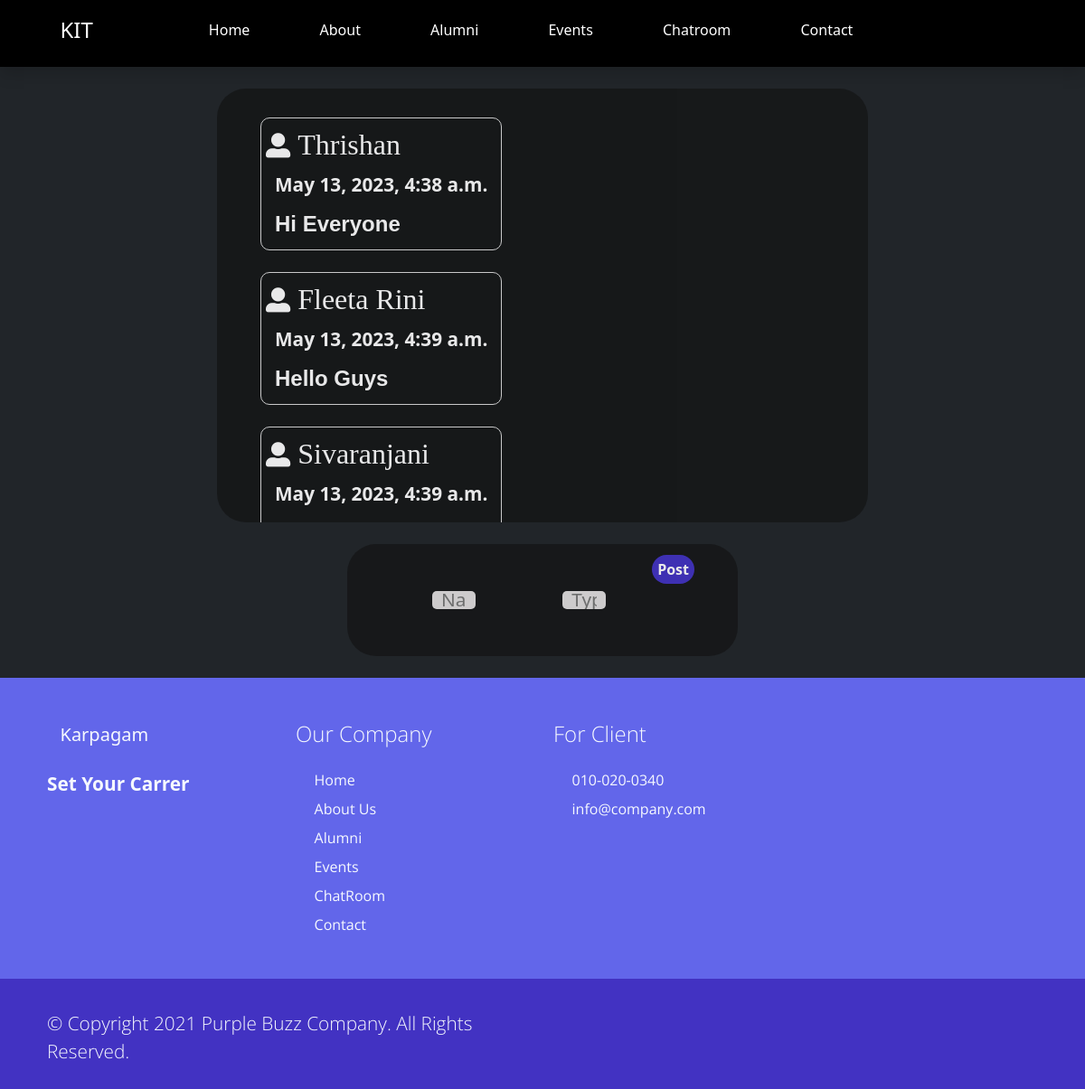
/chat_box/ (signed in), run on the app's committed database.
### Student/models.py (models this page shows, shortened)
class ChatBox(models.Model):
    name=models.CharField(max_length=200)
    body=models.TextField()
    date_added=models.DateTimeField(auto_now_add=True)

### Student/views.py (the view)
# urls.py: path("chat_box/",views.chat_box,name="ChatBox"),
def chat_box(request):
      chatbox=ChatBox.objects.all()
      form=sendmessage(request.POST)
      if request.method == "POST":
            if form.is_valid():
                  n=form.cleaned_data["name"]
                  b=form.cleaned_data["body"]
                  a=ChatBox(name=n,body=b)
                  a.save()
                  return render(request,"chat_box.html",{"form":form,"chatbox":chatbox})
            else:
                  return render(request,"chat_box.html",{"form":form,"chatbox":chatbox})
      else:
            return render(request,"chat_box.html",{"form":form,"chatbox":chatbox})

### Student/forms.py
class sendmessage(forms.Form):
    name=forms.CharField(label="Name",max_length=1000)
    body=forms.CharField(label="body",required=False)

### Student/templates/chat_box.html (shortened to what this page needs)
{% load static %}
{% if user.is_authenticated %}
<!DOCTYPE html>
<html lang="en">
<head>
    <link href="{% static 'assets/css/bootstrap.min.css'%}" rel="stylesheet">
    <link href="{% static 'assets/css/boxicon.min.css'%}" rel="stylesheet">
    <link rel="stylesheet" href="{% static 'assets/css/templatemo.css'%}">
    <link rel="stylesheet" href="{% static 'assets/css/custom.css'%}">
    <link
      rel="stylesheet"
      href="https://use.fontawesome.com/releases/v5.13.0/css/all.css"
    />
<body>
    <nav id="main_nav" class="navbar navbar-expand-lg navbar-light bg-white shadow">
        <div class="container d-flex justify-content-between align-items-center">
            <a class="navbar-brand h1" href="{% url 'Student Home' %}">
                <i class='bx bx-buildings bx-sm text-dark'></i>
                <span class="text-dark h4">KIT</span>
            </a>
            <div class="align-self-center collapse navbar-collapse flex-fill  d-lg-flex justify-content-lg-between" id="navbar-toggler-success">
                <div class="flex-fill mx-xl-5 mb-2">
                    <ul class="nav navbar-nav d-flex justify-content-between mx-xl-5 text-center text-dark">
                        <li class="nav-item">
                            <a class="nav-link btn-outline-primary rounded-pill px-3" href="{% url 'Student Home' %}">Home</a>
                        </li>
                        <li class="nav-item">
                            <a class="nav-link btn-outline-primary rounded-pill px-3" href="{% url 'About' %}">About</a>
                        </li>
                        <li class="nav-item">
                            <a class="nav-link btn-outline-primary rounded-pill px-3" href="{% url 'Alumni' %}">Alumni</a>
                        </li>
                        <li class="nav-item">
                            <a class="nav-link btn-outline-primary rounded-pill px-3" href="{% url 'Events' %}">Events</a>
                        </li>
                        <li class="nav-item">
                            <a class="nav-link btn-outline-primary rounded-pill px-3" href="{% url 'ChatBox' %}">Chatroom</a>
                        </li>
                        <li class="nav-item">
                            <a class="nav-link btn-outline-primary rounded-pill px-3" href="{% url 'Contact' %}">Contact</a>
                        </li>
                    </ul>
                </div>
                <div class="navbar align-self-center d-flex">
                    <a class="nav-link" href="{% url 'logout' %}"><i class='bx bx-log-out bx-sm text-primary'></i></a>
                    <a class="nav-link" href="{% url 'Profile' %}"><i class='bx bx-user-circle bx-sm text-primary'></i></a>
                </div>
            </div>
        </div>
    </nav>
 <br>
   <div class="box" style="overflow-x: auto;overflow-y: auto;">
    {% for message in chatbox.all %}
    <div class="msg">
           <h2 class="name"><i class="fas fa-user-alt" style="font-size:1.7rem"></i>&nbsp;{{message.name}}</h2>
           <p class="time"> {{message.date_added}}</p>
           <p class="text"> {{message.body}}</p>
    </div>
    <br>
    {% endfor %}
   </div>
   <br>
   <div class="box" style="height:auto; width:36%;justify-content: center;">
    <form method="post">
        <div style="display:flex;">
        <p class="input"style="border-radius:1rem;"> {{ form.name }}</p>
        <p class="input" style="border-radius:1rem;"> {{form.body}} </p>
       <button type="submit" style="height:2rem; border-radius:1rem;width:4rem;background-color: #4232c2 ; color:white;border:none;" onClick="refreshPage()">Post</button>
    </div>
    </form>
   </div>
   <br>
    <footer class="bg-secondary pt-4">
        <div class="container">
            <div class="row py-4">
                <div class="col-lg-3 col-12 align-left">
                    <a class="navbar-brand" href="{% url 'Student Home' %}">
                        <i class='bx bx-buildings bx-sm text-light'></i>
                        <span class="text-light h5">Karpagam</span>
                    </a>
                    <p class="text-light my-lg-4 my-2">
                        Set Your Carrer
                    </p>
                    <ul class="list-inline footer-icons light-300">
                        <li class="list-inline-item m-0">
                            <a class="text-light" target="_blank" href="http://facebook.com/">
                                <i class='bx bxl-facebook-square bx-md'></i>
                            </a>
                        </li>
                        <li class="list-inline-item m-0">
                            <a class="text-light" target="_blank" href="https://www.linkedin.com/">
                                <i class='bx bxl-linkedin-square bx-md'></i>
                            </a>
                        </li>
                        <li class="list-inline-item m-0">
                            <a class="text-light" target="_blank" href="https://www.whatsapp.com/">
                                <i class='bx bxl-whatsapp-square bx-md'></i>
                            </a>
                        </li>
                        <li class="list-inline-item m-0">
                            <a class="text-light" target="_blank" href="https://www.flickr.com/">
                                <i class='bx bxl-flickr-square bx-md'></i>
                            </a>
                        </li>
                        <li class="list-inline-item m-0">
                            <a class="text-light" target="_blank" href="https://www.medium.com/">
                                <i class='bx bxl-medium-square bx-md' ></i>
                            </a>
                        </li>
                    </ul>
                </div>
                <div class="col-lg-3 col-md-4 my-sm-0 mt-4">
                    <h3 class="h4 pb-lg-3 text-light light-300">Our Company</h2>
                        <ul class="list-unstyled text-light light-300">
                            <li class="pb-2">
                                <i class='bx-fw bx bxs-chevron-right bx-xs'></i><a class="text-decoration-none text-light" href="{% url 'Student Home' %}">Home</a>
                            </li>
                            <li class="pb-2">
                                <i class='bx-fw bx bxs-chevron-right bx-xs'></i><a class="text-decoration-none text-light py-1" href="{% url 'About' %}">About Us</a>
                            </li>
                            <li class="pb-2">
                                <i class='bx-fw bx bxs-chevron-right bx-xs'></i><a class="text-decoration-none text-light py-1" href="{% url 'Alumni' %}">Alumni</a>
                            </li>
                            <li class="pb-2">
                                <i class='bx-fw bx bxs-chevron-right bx-xs'></i></i><a class="text-decoration-none text-light py-1" href="{% url 'Events' %}">Events</a>
                            </li>
                            <li class="pb-2">
                                <i class='bx-fw bx bxs-chevron-right bx-xs'></i></i><a class="text-decoration-none text-light py-1" href="{% url 'ChatBox' %}">ChatRoom</a>
                            </li>
                            <li class="pb-2">
                                <i class='bx-fw bx bxs-chevron-right bx-xs'></i><a class="text-decoration-none text-light py-1" href="{% url 'Contact' %}">Contact</a>
                            </li>
                        </ul>
                </div>
                <div class="col-lg-3 col-md-4 my-sm-0 mt-4">
                    <h2 class="h4 pb-lg-3 text-light light-300">For Client</h2>
                    <ul class="list-unstyled text-light light-300">
                        <li class="pb-2">
                            <i class='bx-fw bx bx-phone bx-xs'></i><a class="text-decoration-none text-light py-1" href="tel:010-020-0340">010-020-0340</a>
                        </li>
                        <li class="pb-2">
                            <i class='bx-fw bx bx-mail-send bx-xs'></i><a class="text-decoration-none text-light py-1" href="mailto:info@company.com">info@company.com</a>
                        </li>
                    </ul>
                </div>
            </div>
        </div>
        <div class="w-100 bg-primary py-3">
            <div class="container">
                <div class="row pt-2">
                    <div class="col-lg-6 col-sm-12">
                        <p class="text-lg-start text-center text-light light-300">
                            © Copyright 2021 Purple Buzz Company. All Rights Reserved.
                        </p>
                    </div>
                </div>
            </div>
        </div>
    </footer>
</body>
</html>
{% endif %}

### Directorate/static/assets/css/templatemo.css (style rules this page uses)
html { font-family: "Open Sans", sans-serif; }
p, a { font-weight: 400; }
.light-300 { font-family: "Open Sans", sans-serif !important; font-weight: 300; }
p,.radio { color: #fff; font-size: 1.3em; justify-content:center; margin: 10px; font-weight: bold; cursor: pointer; transition: .5s ease-in-out; }
input,select { width: 40%; height: 20px; background: #e0dede; cursor: pointer; display: flex; margin: 10px auto; padding: 10px; border: none; outline: none; border-radius: 5px; }
button { width: 60%; height: 40px; margin: auto; justify-content: center; display: block; color: #fff; background: #bb86fc; font-size: 1em; font-weight: bold; margin-top: -20px; margin-bottom: 20px; outline: none; border: none; border-radius: 5px; transition: .2s ease-in; cursor: pointer; }

### Student/templates/chat_box.html (style rules this page uses)
.box { display:block; margin:auto; outline:none; border: none; height:30rem; width:60%; border-radius: 2rem; padding:2rem 3rem; background-color:#121212a9; opacity:.9; }
.msg { color:white; border: 1px solid#ddd; width:fit-content; padding-right: 5px; padding-left: 5px; border-radius:10px; }
.name { padding-top: .6rem; font-family:'Gill Sans'; }
.time { padding:0%; margin-bottom: 0; }
.text { font-size:1.5rem; padding-top:0%; font-family:'Gill Sans', 'Gill Sans MT', Calibri, 'Trebuchet MS', sans-serif; }

### data on the page
ChatBox: name "Thrishan", date_added "May 13, 2023, 4:38 a.m.", body "Hi Everyone"
ChatBox: name "Fleeta Rini", date_added "May 13, 2023, 4:39 a.m.", body "Hello Guys"
ChatBox: name "Sivaranjani", date_added "May 13, 2023, 4:39 a.m."
